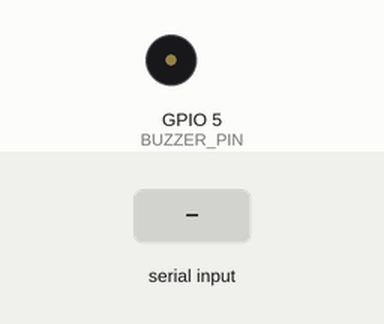
The sketch below on a simulated ESP32. Shown: buzzer (waves = sounding, pin HIGH). The test bench sets the inputs (shaded band).

Above: at 1.2 s.
1.3 s: "BUZON\n" received over Serial
At 2.5 s:
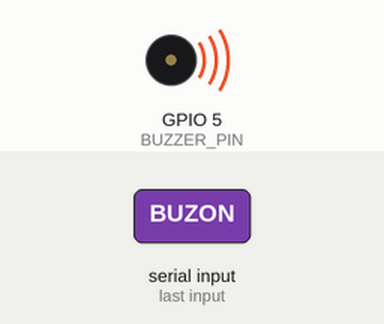
2.8 s: "BUZOFF\n" received over Serial
At 3.7 s:
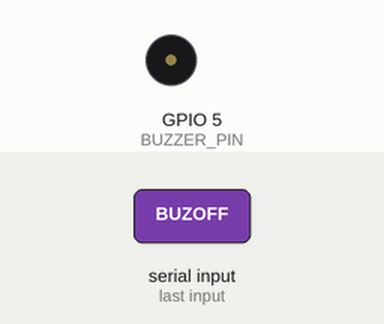
Timing chart, 0 to 5.8 s (numbered marks = the images above; inputs shaded):
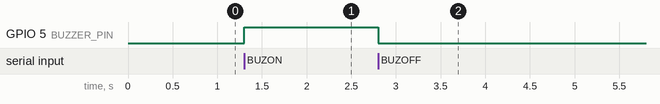

Measured:
- after the input at 1.3 s, GPIO 5 (BUZZER_PIN): LOW → HIGH at once
- after the input at 2.8 s, GPIO 5 (BUZZER_PIN): HIGH → LOW at once

The sketch:

Misi_1_1B_Buzzer.ino
```cpp
// --- KOD UNTUK MISI 1.1B: AMARAN BUNYI (ACTIVE BUZZER) ---

#define BUZZER_PIN 5 // Kita guna pin D5 (GPIO 5) sama macam wayar kau

void setup() {
  // Mula komunikasi dengan Web Serial
  Serial.begin(115200);

  // Beritahu ESP32 bahawa pin D5 adalah Output (mengeluarkan elektrik)
  pinMode(BUZZER_PIN, OUTPUT);

  // Pastikan buzzer senyap bila mula-mula dihidupkan
  digitalWrite(BUZZER_PIN, LOW);
}

void loop() {
  // Jika ada mesej masuk dari Web...
  if (Serial.available() > 0) {

    // Baca mesej tersebut
    String arahan = Serial.readStringUntil('\n');
    arahan.trim(); // Buang sebarang ruang kosong (space)

    // Jika mesejnya adalah "BUZON", alirkan elektrik (HIGH)
    if (arahan == "BUZON") {
      digitalWrite(BUZZER_PIN, HIGH);
    }
    // Jika mesejnya adalah "BUZOFF", matikan elektrik (LOW)
    else if (arahan == "BUZOFF") {
      digitalWrite(BUZZER_PIN, LOW);
    }
  }
}
```
